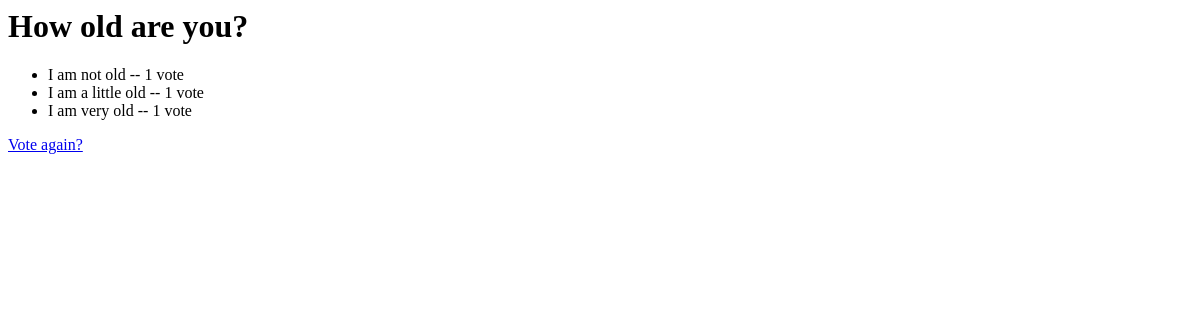
The app's page /polls/3/results/, older data.
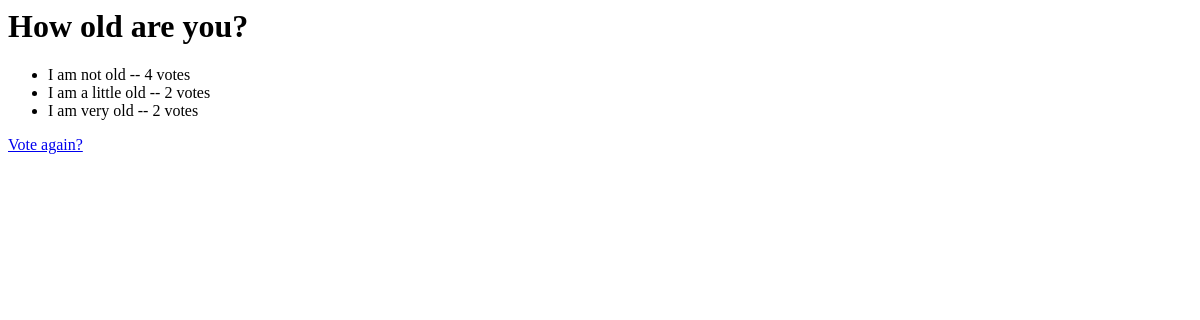
The same page, newer data.
### polls/models.py (models this page shows, shortened)
class Question(models.Model):
    question_text = models.CharField(max_length=200)
    pub_date = models.DateTimeField('date published')

class Choice(models.Model):
    question = models.ForeignKey(Question, on_delete=models.CASCADE)
    choice_text = models.CharField(max_length=200)
    votes = models.IntegerField(default=0)

### polls/views.py (the view)
# urls.py: path('<int:pk>/results/', views.ResultsView.as_view(), name='results'),
class ResultsView(generic.DetailView):
	model = Question
	template_name = 'polls/results.html'
	"""
	latest_question_list = Question.objects.order_by('-pub_date')[:5]
	template = loader.get_template('polls/index.html')
	context = {'latest_question_list': latest_question_list,}
	return HttpResponse(template.render(context, request))
	"""

### polls/templates/polls/results.html
<h1>{{ question.question_text }}</h1>
<ul>
{% for choice in question.choice_set.all %}
    <li>{{ choice.choice_text }} -- {{ choice.votes }} vote{{ choice.votes|pluralize }}</li>
{% endfor %}
</ul>
<a href="{% url 'polls:detail' question.id %}">Vote again?</a>

Row changes from the older to the newer data that the page shows:
changed Choice "I am not old": votes "1" → "4"
changed Choice "I am a little old": votes "1" → "2"
changed Choice "I am very old": votes "1" → "2"
